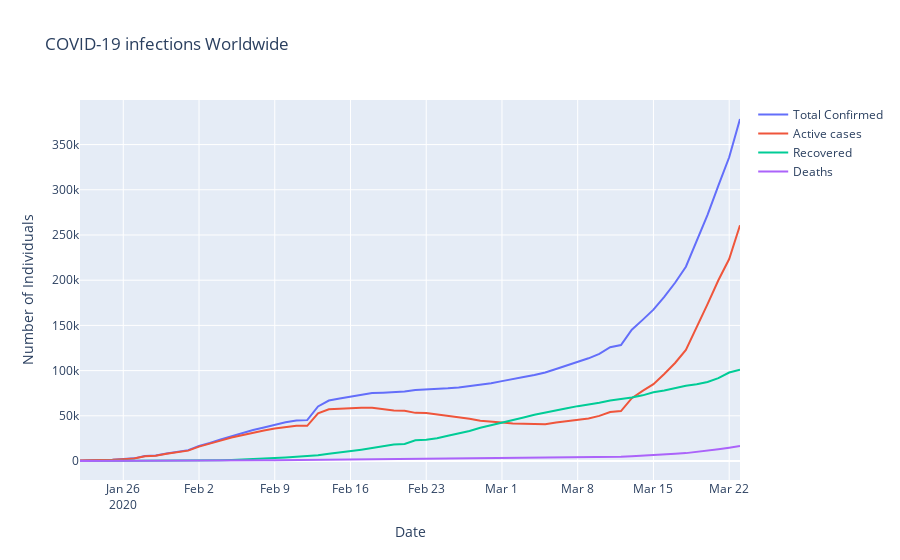

This figure's notebook cell:
### Code cell
print('Fatality rate: {:.2f}%'.format(100 *
                                     df[df['date'] == df['date'].iloc[-1]]['Deaths'].sum() /
                                     df[df['date'] == df['date'].iloc[-1]]['Confirmed'].sum()))

fig = go.Figure()
fig.add_trace(go.Scatter(
                x=df.groupby('date')['date'].first(),
                y=df.groupby('date')['Confirmed'].sum(),
                name="Total Confirmed"))


fig.add_trace(go.Scatter(
                x=df.groupby('date')['date'].first(),
                y=df.groupby('date')['Active'].sum(),
                name="Active cases"))

fig.add_trace(go.Scatter(
                x=df.groupby('date')['date'].first(),
                y=df.groupby('date')['Recovered'].sum(),
                name="Recovered"))

fig.add_trace(go.Scatter(
                x=df.groupby('date')['date'].first(),
                y=df.groupby('date')['Deaths'].sum(),
                name="Deaths"))

fig.update_layout(title="COVID-19 infections Worldwide",
                  xaxis_title="Date",
                  yaxis_title="Number of Individuals")

fig.show()
